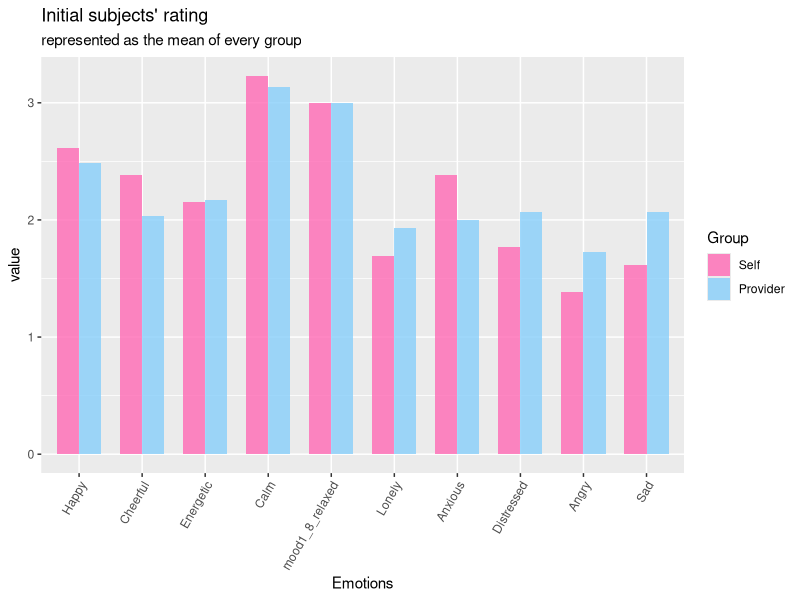

R code for this plot: (Note: this script raises an error after producing the figure.)
## ---- chunk 1
library(knitr)
library(tidyverse)
library(broom)
library(htmltools)
library(dplyr)
library(ggplot2)
library(tibble)
library(cowplot)
library(class)
library(rpart)
library(car)
## ---- chunk 2
data_self <-read.csv("MTurkself.csv", header=TRUE, stringsAsFactors=FALSE)
data_provider <-read.csv("MTurkProvider.csv", header=TRUE, stringsAsFactors=FALSE)
names(data_provider)[1]<-"Session"
## ---- chunk 3
self_session1 <- data_self %>% filter(Session == "1")##select first week
self_session1<-subset(self_session1, select=mood1_1_angry:mood1_10_energetic)##select emotion columns
self_session1<-sapply(self_session1,FUN=mean)

provider_session1 <- data_provider %>% filter(Session == "1")##select first week
provider_session1<-subset(provider_session1, select=mood1_1_angry:mood1_10_energetic)##select emotion columns
provider_session1<-sapply(provider_session1,FUN=mean)

df_all <- cbind(self_session1,provider_session1)
df_all <- data.frame(df_all)
df_all <- rownames_to_column(df_all,var="emotions")
df_all <-pivot_longer(df_all,cols = ends_with("session1"))
df_all$emotions <- factor(df_all$emotions,levels = c("mood1_2_happy", "mood1_5_cheerful","mood1_10_energetic","mood1_6_calm", "mood1_8_relaxed","mood1_9_lonely","mood1_3_anxious","mood1_4_distressed","mood1_1_angry","mood1_7_sad"))

ggplot(df_all, aes( y= value , fill = name,x=emotions)) + 
    geom_bar(position="dodge", stat="identity",alpha = 0.8,width = 0.7)+ labs(title = "Initial subjects' rating",subtitle = "represented as the mean of every group",
    x = 'Emotions',y='value') +
scale_fill_manual(labels = c("Self", "Provider"),values = c("self_session1" = "lightskyblue","provider_session1" = "hotpink"))+  theme(axis.text.x = element_text(angle = 60 ,hjust=1))+ scale_x_discrete(labels=c("mood1_2_happy" = "Happy", "mood1_5_cheerful" = "Cheerful","mood1_10_energetic" = "Energetic","mood1_6_calm" = "Calm","mood1_8_rel2axed" = "Relaxed","mood1_9_lonely" = "Lonely","mood1_3_anxious" = "Anxious","mood1_4_distressed" = "Distressed","mood1_1_angry" = "Angry","mood1_7_sad" = "Sad"))+ guides(fill=guide_legend(title="Group"))

## ---- chunk 4
positive_self_before <- data_self %>% filter(Session == "1" | Session == "2") %>%distinct(id,.keep_all = TRUE)
positive_self_before <- subset(positive_self_before, select= c("id","mood1_2_happy","mood1_5_cheerful","mood1_6_calm","mood1_8_relaxed","mood1_10_energetic"))

positive_self_after <- data_self %>% filter(Session == "8") 
positive_self_after<-subset(positive_self_after, select= c("id","mood2_2_happy","mood2_5_cheerful","mood2_6_calm","mood2_8_relaxed","mood2_10_energetic"))

positive_self_after <- data.frame(id=positive_self_after[,1], mean_after =rowMeans(positive_self_after[,2:6]))

new_data <- inner_join(only_positive_self, only_positive_provide, by = "id")
mean_prov <- mean(new_data$predict_prov) 
mean_self <- mean(new_data$predict_self)

new_data <- new_data%>%
  select("id","predict_self","predict_prov") %>% pivot_longer(cols=starts_with("predict"))
## ---- chunk 5

set.seed(1000)
dt_self = sort(sample(nrow(self_positive),nrow(self_positive)*0.7))
train_self <- self_positive[dt_self,]
test_self <- self_positive[-dt_self,]


names(train_self)[2] <- "happy"
names(train_self)[3] <- "cheerful"
names(train_self)[4] <- "calm"
names(train_self)[5] <- "relaxed"
names(train_self)[6] <- "energetic"

names(test_self)[2] <- "happy"
names(test_self)[3] <- "cheerful"
names(test_self)[4] <- "calm"
names(test_self)[5] <- "relaxed"
names(test_self)[6] <- "energetic"

positive_self_reg <-  lm( mean_after ~  happy + cheerful + calm + relaxed + energetic ,data = train_self)
summary(positive_self_reg)


prediction_self <- predict(positive_self_reg,test_self)
test_self["predict"] <- prediction_self
## ---- chunk 6
MSE_Self = (mean(test_self$mean_after - test_self$predict)^2)
MSE_Self
## ---- chunk 7
confint(positive_self_reg,level = 0.95)
## ---- chunk 8
positive_provider_before <- data_provider %>% filter(Session == "1" | Session == "2") %>%distinct(id,.keep_all = TRUE)
positive_provider_before <- subset(positive_provider_before, select= c("id","mood1_2_happy","mood1_5_cheerful","mood1_6_calm","mood1_8_relaxed","mood1_10_energetic"))

positive_provider_after <- data_provider%>% filter(Session == "8")%>% select(c("id","mood1_2_happy","mood1_5_cheerful","mood1_6_calm","mood1_8_relaxed","mood1_10_energetic"))

positive_provider_after <- data.frame(id=positive_provider_after[,1], mean_after =rowMeans(positive_provider_after[,2:6]))


provider_positive <- inner_join(positive_provider_before, positive_provider_after, by = "id") 
provider_positive <- data.frame(provider_positive)
names(provider_positive)[7] <- "mean_after"

## ---- chunk 9
set.seed(1000)
dt_provider = sort(sample(nrow(provider_positive),nrow(provider_positive)*0.7))
train_provider <- provider_positive[dt_provider,]
test_provider <- provider_positive[-dt_provider,]

names(train_provider)[2] <- "happy"
names(train_provider)[3] <- "cheerful"
names(train_provider)[4] <- "calm"
names(train_provider)[5] <- "relaxed"
names(train_provider)[6] <- "energetic"

names(test_provider)[2] <- "happy"
names(test_provider)[3] <- "cheerful"
names(test_provider)[4] <- "calm"
names(test_provider)[5] <- "relaxed"
names(test_provider)[6] <- "energetic"

positive_provider_reg <-  lm( mean_after ~  happy + cheerful + calm + relaxed + energetic ,data = train_provider)
summary(positive_provider_reg)

prediction_provider <- predict(positive_provider_reg,test_provider)
test_provider["predict"] <- prediction_provider

## ---- chunk 10
MSE_provider = (mean(test_provider$mean_after - test_provider$predict)^2)
MSE_provider

vif( mod = positive_self_reg )
## ---- chunk 11
confint(positive_provider_reg,level = 0.95)
## ---- chunk 12
data_ques <- read.csv("ControlGroup.csv")
## ---- chunk 13
only_positive_self <- data.frame(data_ques %>%
                              select("id","happy","cheerful","calm","relaxed","energetic"))


prediction_ques_self <- predict(positive_self_reg,only_positive_self)
only_positive_self["predict_self"] <- prediction_ques_self
## ---- chunk 14
only_positive_provide <- data.frame(data_ques %>%
                              select("id","happy","cheerful","calm","relaxed","energetic"))

prediction_ques_prov <- predict(positive_provider_reg,only_positive_provide)
only_positive_provide["predict_prov"] <- prediction_ques_prov

## ---- chunk 15
new_data <- inner_join(only_positive_self, only_positive_provide, by = "id")
new_data <- new_data%>%
  select("id","predict_self","predict_prov") %>% pivot_longer(cols=starts_with("predict"))

## ---- chunk 16
ggplot() + geom_point(data= new_data, aes(x=id, y=value, colour=name),size=2) + theme(axis.title.x=element_blank(),axis.text.x=element_blank(), axis.ticks.x=element_blank()) + labs(y="Predict Value", title="Prediction Findings", subtitle="Results of the Multiple Regresstion Models") + scale_colour_manual(name="Models Prediction:",values = c("blue","plum" ), labels=c("Prediction for the Provider model","Prediction for the Self model")) + geom_hline(yintercept = mean_prov, color='blue') + geom_hline(yintercept = mean_self, color='plum')

